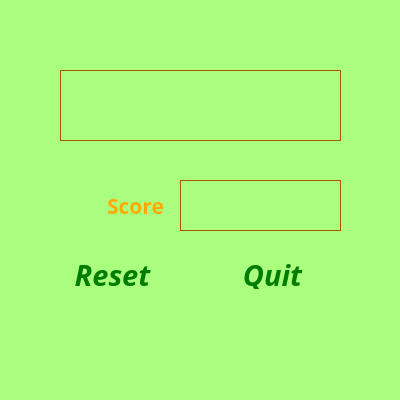
<?xml version="1.0" encoding="UTF-8"?>
<ui version="4.0">
 <class>result</class>
 <widget class="QWidget" name="result">
  <property name="geometry">
   <rect>
    <x>0</x>
    <y>0</y>
    <width>400</width>
    <height>400</height>
   </rect>
  </property>
  <property name="windowTitle">
   <string>Result</string>
  </property>
  <property name="styleSheet">
   <string notr="true">background-color: rgb(170, 255, 127);</string>
  </property>
  <widget class="QPushButton" name="pushButton">
   <property name="geometry">
    <rect>
     <x>70</x>
     <y>260</y>
     <width>85</width>
     <height>30</height>
    </rect>
   </property>
   <property name="font">
    <font>
     <family>Bradley Hand ITC</family>
     <pointsize>22</pointsize>
     <weight>75</weight>
     <italic>true</italic>
     <bold>true</bold>
     <underline>true</underline>
    </font>
   </property>
   <property name="styleSheet">
    <string notr="true">color: rgb(0, 124, 0);</string>
   </property>
   <property name="text">
    <string>Reset</string>
   </property>
   <property name="flat">
    <bool>true</bool>
   </property>
  </widget>
  <widget class="QPushButton" name="pushButton_2">
   <property name="geometry">
    <rect>
     <x>230</x>
     <y>260</y>
     <width>85</width>
     <height>30</height>
    </rect>
   </property>
   <property name="font">
    <font>
     <family>Bradley Hand ITC</family>
     <pointsize>22</pointsize>
     <weight>75</weight>
     <italic>true</italic>
     <bold>true</bold>
     <underline>true</underline>
    </font>
   </property>
   <property name="styleSheet">
    <string notr="true">color: rgb(0, 124, 0);</string>
   </property>
   <property name="text">
    <string>Quit</string>
   </property>
   <property name="flat">
    <bool>true</bool>
   </property>
  </widget>
  <widget class="QLabel" name="label">
   <property name="geometry">
    <rect>
     <x>60</x>
     <y>70</y>
     <width>281</width>
     <height>71</height>
    </rect>
   </property>
   <property name="font">
    <font>
     <family>Bradley Hand ITC</family>
     <pointsize>36</pointsize>
     <weight>75</weight>
     <bold>true</bold>
    </font>
   </property>
   <property name="styleSheet">
    <string notr="true">color: rgb(170, 85, 0);</string>
   </property>
   <property name="frameShape">
    <enum>QFrame::Box</enum>
   </property>
   <property name="text">
    <string/>
   </property>
   <property name="alignment">
    <set>Qt::AlignCenter</set>
   </property>
  </widget>
  <widget class="QLabel" name="label_2">
   <property name="geometry">
    <rect>
     <x>100</x>
     <y>190</y>
     <width>71</width>
     <height>31</height>
    </rect>
   </property>
   <property name="font">
    <font>
     <family>Bradley Hand ITC</family>
     <pointsize>16</pointsize>
     <weight>75</weight>
     <bold>true</bold>
    </font>
   </property>
   <property name="styleSheet">
    <string notr="true">color: rgb(255, 170, 0);</string>
   </property>
   <property name="text">
    <string>Score</string>
   </property>
   <property name="alignment">
    <set>Qt::AlignCenter</set>
   </property>
  </widget>
  <widget class="QLabel" name="final_score">
   <property name="geometry">
    <rect>
     <x>180</x>
     <y>180</y>
     <width>161</width>
     <height>51</height>
    </rect>
   </property>
   <property name="font">
    <font>
     <family>Bradley Hand ITC</family>
     <pointsize>22</pointsize>
     <weight>75</weight>
     <bold>true</bold>
    </font>
   </property>
   <property name="focusPolicy">
    <enum>Qt::NoFocus</enum>
   </property>
   <property name="styleSheet">
    <string notr="true">color: rgb(170, 85, 0);</string>
   </property>
   <property name="frameShape">
    <enum>QFrame::Box</enum>
   </property>
   <property name="text">
    <string/>
   </property>
   <property name="alignment">
    <set>Qt::AlignRight|Qt::AlignTrailing|Qt::AlignVCenter</set>
   </property>
  </widget>
 </widget>
 <resources/>
 <connections/>
</ui>
